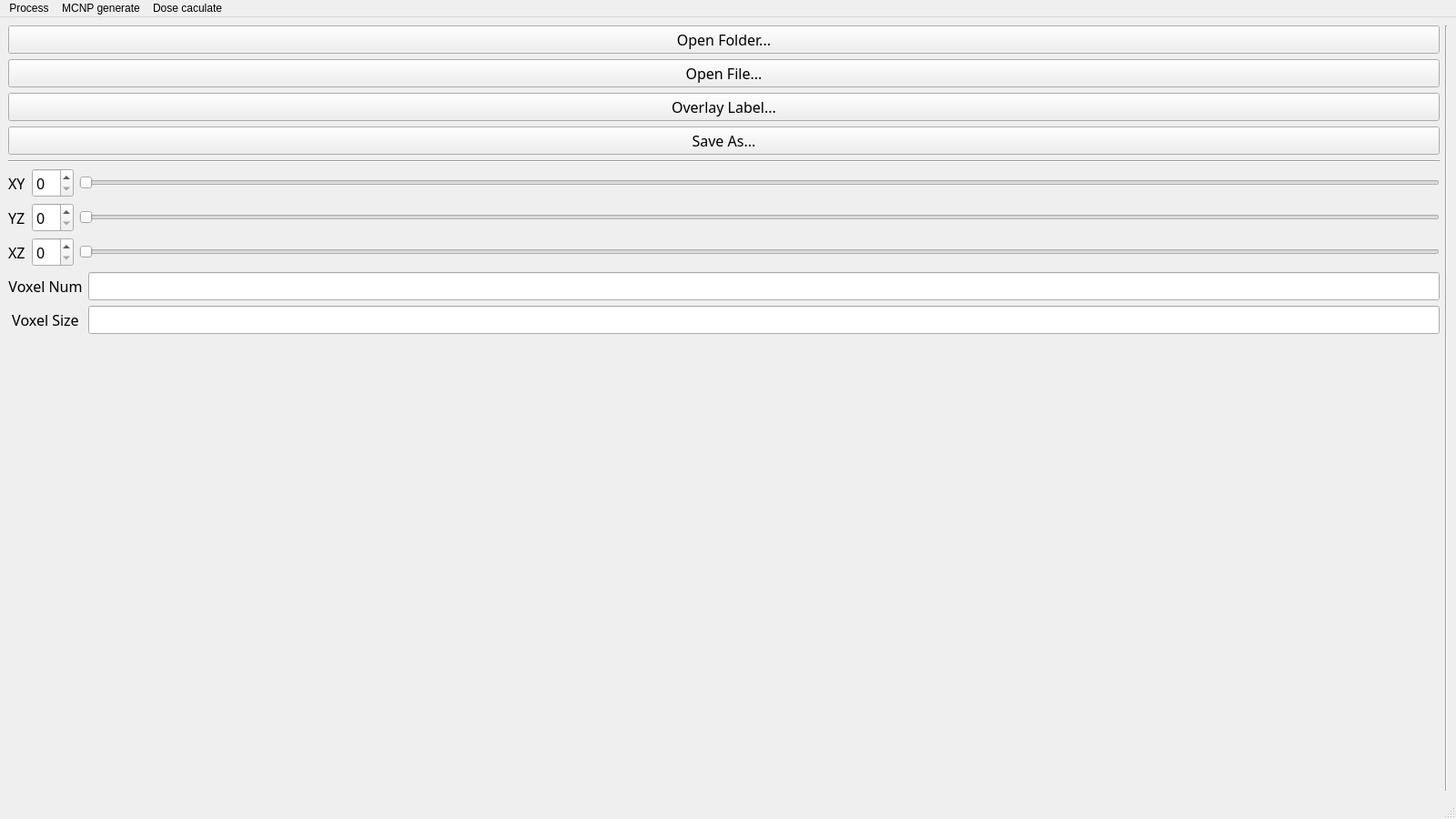
<?xml version="1.0" encoding="UTF-8"?>
<ui version="4.0">
 <class>ImageViewer</class>
 <widget class="QMainWindow" name="ImageViewer">
  <property name="geometry">
   <rect>
    <x>0</x>
    <y>0</y>
    <width>1600</width>
    <height>900</height>
   </rect>
  </property>
  <property name="windowTitle">
   <string>Image Viewer</string>
  </property>
  <widget class="QWidget" name="centralwidget">
   <layout class="QHBoxLayout" name="horizontalLayout" stretch="4,1,12">
    <item>
     <layout class="QVBoxLayout" name="verticalLayout_2" stretch="2,1,2,2,4">
      <item>
       <layout class="QVBoxLayout" name="verticalLayout">
        <item>
         <widget class="QPushButton" name="btnOpenFolder">
          <property name="font">
           <font>
            <family>微软雅黑</family>
            <pointsize>12</pointsize>
           </font>
          </property>
          <property name="text">
           <string>Open Folder...</string>
          </property>
         </widget>
        </item>
        <item>
         <widget class="QPushButton" name="btnOpenFile">
          <property name="font">
           <font>
            <family>微软雅黑</family>
            <pointsize>12</pointsize>
           </font>
          </property>
          <property name="text">
           <string>Open File...</string>
          </property>
         </widget>
        </item>
        <item>
         <widget class="QPushButton" name="btnOverlay">
          <property name="font">
           <font>
            <family>微软雅黑</family>
            <pointsize>12</pointsize>
           </font>
          </property>
          <property name="text">
           <string>Overlay Label...</string>
          </property>
         </widget>
        </item>
        <item>
         <widget class="QPushButton" name="btnSave">
          <property name="font">
           <font>
            <family>微软雅黑</family>
            <pointsize>12</pointsize>
           </font>
          </property>
          <property name="text">
           <string>Save As...</string>
          </property>
         </widget>
        </item>
       </layout>
      </item>
      <item>
       <widget class="Line" name="line_3">
        <property name="orientation">
         <enum>Qt::Horizontal</enum>
        </property>
       </widget>
      </item>
      <item>
       <layout class="QGridLayout" name="gridLayout_9">
        <item row="3" column="0">
         <widget class="QLabel" name="label_20">
          <property name="font">
           <font>
            <family>微软雅黑</family>
            <pointsize>12</pointsize>
           </font>
          </property>
          <property name="text">
           <string>XZ</string>
          </property>
         </widget>
        </item>
        <item row="3" column="1">
         <widget class="QSpinBox" name="spinXZ">
          <property name="font">
           <font>
            <family>微软雅黑</family>
            <pointsize>12</pointsize>
           </font>
          </property>
         </widget>
        </item>
        <item row="2" column="0">
         <widget class="QLabel" name="label_19">
          <property name="font">
           <font>
            <family>微软雅黑</family>
            <pointsize>12</pointsize>
           </font>
          </property>
          <property name="text">
           <string>YZ</string>
          </property>
         </widget>
        </item>
        <item row="1" column="0">
         <widget class="QLabel" name="label_18">
          <property name="font">
           <font>
            <family>微软雅黑</family>
            <pointsize>12</pointsize>
           </font>
          </property>
          <property name="text">
           <string>XY</string>
          </property>
         </widget>
        </item>
        <item row="1" column="2">
         <widget class="QSlider" name="sliderXY">
          <property name="font">
           <font>
            <family>微软雅黑</family>
            <pointsize>12</pointsize>
           </font>
          </property>
          <property name="orientation">
           <enum>Qt::Horizontal</enum>
          </property>
         </widget>
        </item>
        <item row="2" column="2">
         <widget class="QSlider" name="sliderYZ">
          <property name="font">
           <font>
            <family>微软雅黑</family>
            <pointsize>12</pointsize>
           </font>
          </property>
          <property name="orientation">
           <enum>Qt::Horizontal</enum>
          </property>
         </widget>
        </item>
        <item row="1" column="1">
         <widget class="QSpinBox" name="spinXY">
          <property name="font">
           <font>
            <family>微软雅黑</family>
            <pointsize>12</pointsize>
           </font>
          </property>
         </widget>
        </item>
        <item row="2" column="1">
         <widget class="QSpinBox" name="spinYZ">
          <property name="font">
           <font>
            <family>微软雅黑</family>
            <pointsize>12</pointsize>
           </font>
          </property>
         </widget>
        </item>
        <item row="3" column="2">
         <widget class="QSlider" name="sliderXZ">
          <property name="font">
           <font>
            <family>微软雅黑</family>
            <pointsize>12</pointsize>
           </font>
          </property>
          <property name="orientation">
           <enum>Qt::Horizontal</enum>
          </property>
         </widget>
        </item>
       </layout>
      </item>
      <item>
       <layout class="QGridLayout" name="gridLayout">
        <item row="0" column="0">
         <widget class="QLabel" name="label">
          <property name="font">
           <font>
            <family>微软雅黑</family>
            <pointsize>12</pointsize>
           </font>
          </property>
          <property name="text">
           <string>Voxel Num</string>
          </property>
          <property name="alignment">
           <set>Qt::AlignCenter</set>
          </property>
         </widget>
        </item>
        <item row="1" column="1">
         <widget class="QLineEdit" name="leVoxelSize">
          <property name="font">
           <font>
            <family>微软雅黑</family>
            <pointsize>12</pointsize>
           </font>
          </property>
         </widget>
        </item>
        <item row="0" column="1">
         <widget class="QLineEdit" name="leVoxelNum">
          <property name="font">
           <font>
            <family>微软雅黑</family>
            <pointsize>12</pointsize>
           </font>
          </property>
         </widget>
        </item>
        <item row="1" column="0">
         <widget class="QLabel" name="label_2">
          <property name="font">
           <font>
            <family>微软雅黑</family>
            <pointsize>12</pointsize>
           </font>
          </property>
          <property name="text">
           <string>Voxel Size</string>
          </property>
          <property name="alignment">
           <set>Qt::AlignCenter</set>
          </property>
         </widget>
        </item>
       </layout>
      </item>
      <item>
       <spacer name="verticalSpacer">
        <property name="orientation">
         <enum>Qt::Vertical</enum>
        </property>
        <property name="sizeHint" stdset="0">
         <size>
          <width>20</width>
          <height>40</height>
         </size>
        </property>
       </spacer>
      </item>
     </layout>
    </item>
    <item>
     <widget class="Line" name="line">
      <property name="orientation">
       <enum>Qt::Vertical</enum>
      </property>
     </widget>
    </item>
    <item>
     <layout class="QGridLayout" name="vtkGridLayout"/>
    </item>
   </layout>
  </widget>
  <widget class="QMenuBar" name="menubar">
   <property name="geometry">
    <rect>
     <x>0</x>
     <y>0</y>
     <width>1600</width>
     <height>26</height>
    </rect>
   </property>
   <widget class="QMenu" name="menuProcess">
    <property name="title">
     <string>Process</string>
    </property>
   </widget>
   <widget class="QMenu" name="menuMCNP">
    <property name="title">
     <string>MCNP generate</string>
    </property>
    <addaction name="actionGenerateDefault"/>
    <addaction name="actionChangeSetting"/>
   </widget>
   <widget class="QMenu" name="menuDoseCaculate">
    <property name="title">
     <string>Dose caculate</string>
    </property>
   </widget>
   <addaction name="menuProcess"/>
   <addaction name="menuMCNP"/>
   <addaction name="menuDoseCaculate"/>
  </widget>
  <widget class="QStatusBar" name="statusbar"/>
  <action name="actionGenerateDefault">
   <property name="text">
    <string>generate as default</string>
   </property>
  </action>
  <action name="actionChangeSetting">
   <property name="text">
    <string>change settings</string>
   </property>
  </action>
  <action name="action1">
   <property name="text">
    <string>1</string>
   </property>
  </action>
 </widget>
 <resources/>
 <connections/>
</ui>
